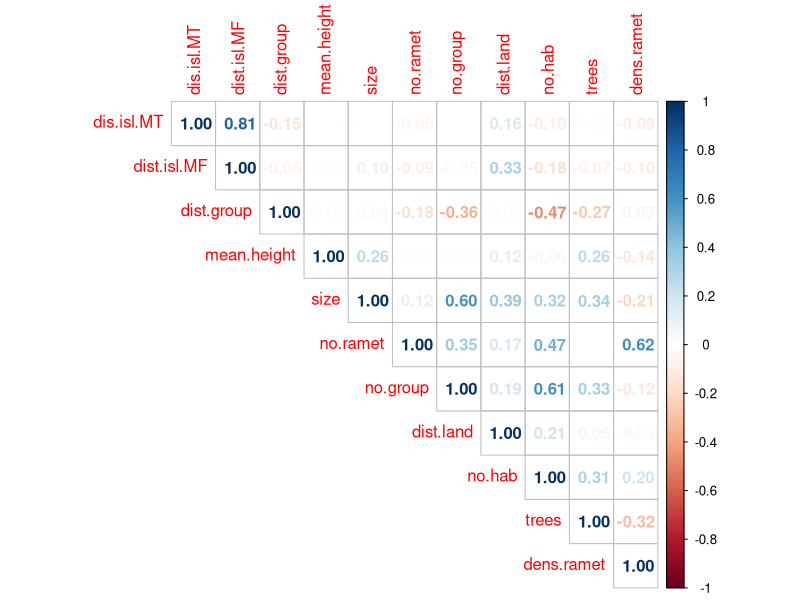
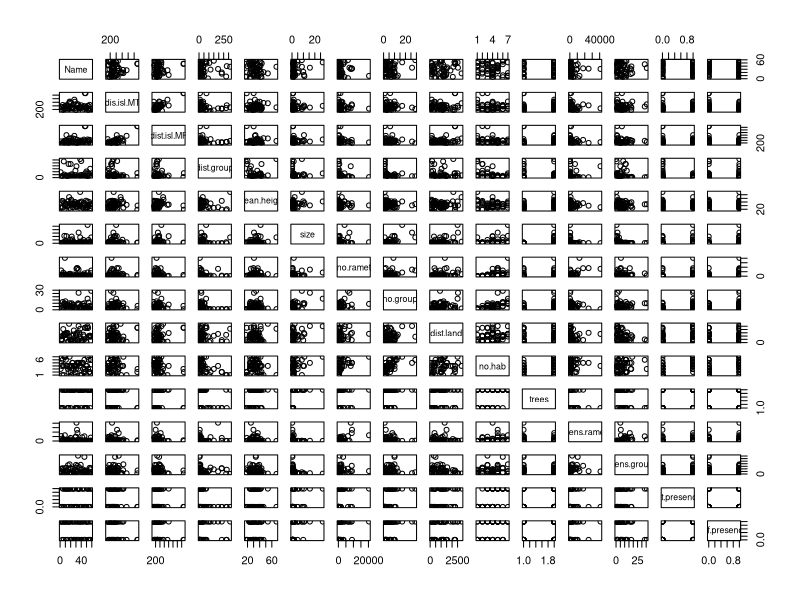

Write the R code that produced these figures, in order. (Note: this script raises an error after producing the figures.)
data = read.csv('data/islands.csv')
data$trees <- as.factor(data$trees)

### Korrelationen
library(corrplot)
numeric_data <- data
numeric_data <- mapply(numeric_data, FUN=as.numeric)
correlations <- cor(numeric_data[,2:12])
corrplot(correlations, method="number", type="upper")


### Scatter
plot(data)


### density
library(lattice)
library(ggplot2)
library(caret)
library(ellipse)

#copy.data <- data
#copy.data[14][copy.data[14] == 0] <- 'not'
#copy.data[14][copy.data[14] == 1] <- 'present'
x <- data[,2:13]
y <- data[,14]
y <- as.factor(y)
scales <- list(x=list(relation="free"), y=list(relation="free"))
obj <- featurePlot(x=x, y=y, plot="density", scales=scales, auto.key=list(columns=2))
filename <- "plots/density.pdf"
pdf(filename)
print(obj)
dev.off()

########## export plots ##########

###hist
###density
###index
name = names(data)
name = gsub("[^0-9A-Za-z ]","" , name ,ignore.case = TRUE)
for(i in 2:10){
  #png(filename= paste("plots/hist/",name[i], ".png" , sep = ""))
  #hist(data[,i], main = name[i])
  #png(filename= paste("plots/dens/",name[i], ".png" , sep = ""))
  #plot(density(data[,i]), main = name[i])
  #png(filename= paste("plots/index/",name[i], ".png" , sep = ""))
  #plot(sort(data[,i]),type = "p", main = name[i])
  png(filename= paste("plots/boxplots_mf/",name[i], ".png" , sep = ""))
  boxplot(data[,i] ~ data$mf.presence, main = name[i])
}
dev.off()
